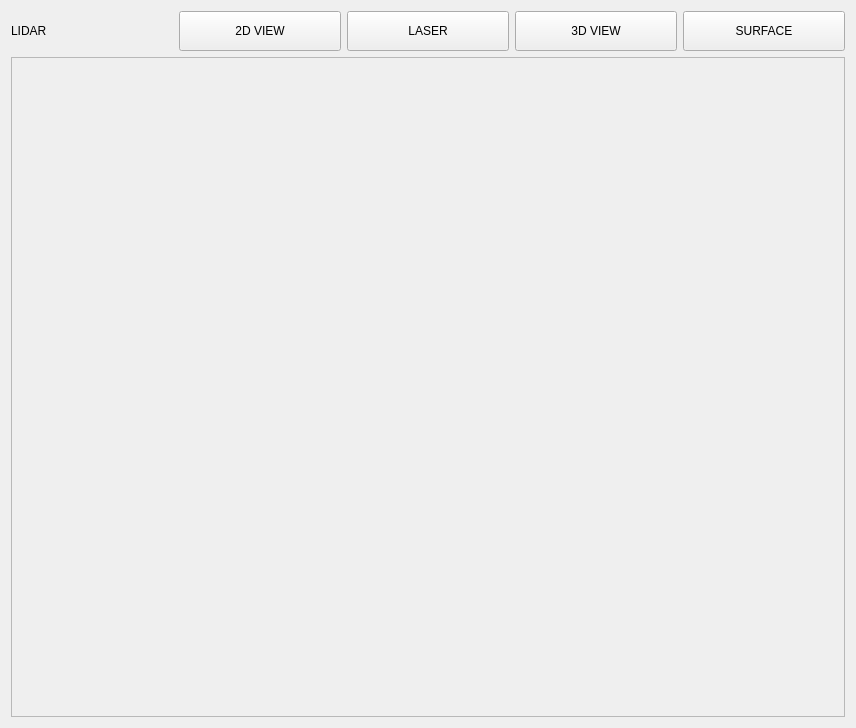
<?xml version="1.0" encoding="UTF-8"?>
<ui version="4.0">
 <class>LidarSlamMapWidget</class>
 <widget class="QWidget" name="LidarSlamMapWidget">
  <property name="geometry">
   <rect>
    <x>0</x>
    <y>0</y>
    <width>856</width>
    <height>728</height>
   </rect>
  </property>
  <property name="windowTitle">
   <string>Form</string>
  </property>
  <layout class="QVBoxLayout" name="verticalLayout">
   <item>
    <layout class="QHBoxLayout" name="horizontalLayout">
     <item>
      <widget class="QLabel" name="label_lidar">
       <property name="text">
        <string>LIDAR</string>
       </property>
      </widget>
     </item>
     <item>
      <widget class="QPushButton" name="tb_2dview">
       <property name="minimumSize">
        <size>
         <width>0</width>
         <height>40</height>
        </size>
       </property>
       <property name="maximumSize">
        <size>
         <width>16777215</width>
         <height>40</height>
        </size>
       </property>
       <property name="text">
        <string>2D VIEW</string>
       </property>
       <property name="checkable">
        <bool>true</bool>
       </property>
       <property name="checked">
        <bool>false</bool>
       </property>
      </widget>
     </item>
     <item>
      <widget class="QPushButton" name="tb_laser">
       <property name="minimumSize">
        <size>
         <width>0</width>
         <height>40</height>
        </size>
       </property>
       <property name="maximumSize">
        <size>
         <width>16777215</width>
         <height>40</height>
        </size>
       </property>
       <property name="text">
        <string>LASER</string>
       </property>
       <property name="checkable">
        <bool>true</bool>
       </property>
      </widget>
     </item>
     <item>
      <widget class="QPushButton" name="tb_3dview">
       <property name="minimumSize">
        <size>
         <width>0</width>
         <height>40</height>
        </size>
       </property>
       <property name="maximumSize">
        <size>
         <width>16777215</width>
         <height>40</height>
        </size>
       </property>
       <property name="text">
        <string>3D VIEW</string>
       </property>
       <property name="checkable">
        <bool>true</bool>
       </property>
      </widget>
     </item>
     <item>
      <widget class="QPushButton" name="tb_surface">
       <property name="minimumSize">
        <size>
         <width>0</width>
         <height>40</height>
        </size>
       </property>
       <property name="maximumSize">
        <size>
         <width>16777215</width>
         <height>40</height>
        </size>
       </property>
       <property name="text">
        <string>SURFACE</string>
       </property>
       <property name="checkable">
        <bool>true</bool>
       </property>
      </widget>
     </item>
    </layout>
   </item>
   <item>
    <widget class="QFrame" name="frame">
     <property name="frameShape">
      <enum>QFrame::StyledPanel</enum>
     </property>
     <property name="frameShadow">
      <enum>QFrame::Raised</enum>
     </property>
     <layout class="QVBoxLayout" name="verticalLayout_2">
      <item>
       <widget class="QWidget" name="widget" native="true"/>
      </item>
      <item>
       <widget class="QCustomPlot" name="customPlot" native="true"/>
      </item>
     </layout>
    </widget>
   </item>
  </layout>
 </widget>
 <customwidgets>
  <customwidget>
   <class>QCustomPlot</class>
   <extends>QWidget</extends>
   <header>qtcustomplot/qcustomplot.h</header>
   <container>1</container>
  </customwidget>
 </customwidgets>
 <resources/>
 <connections/>
</ui>
